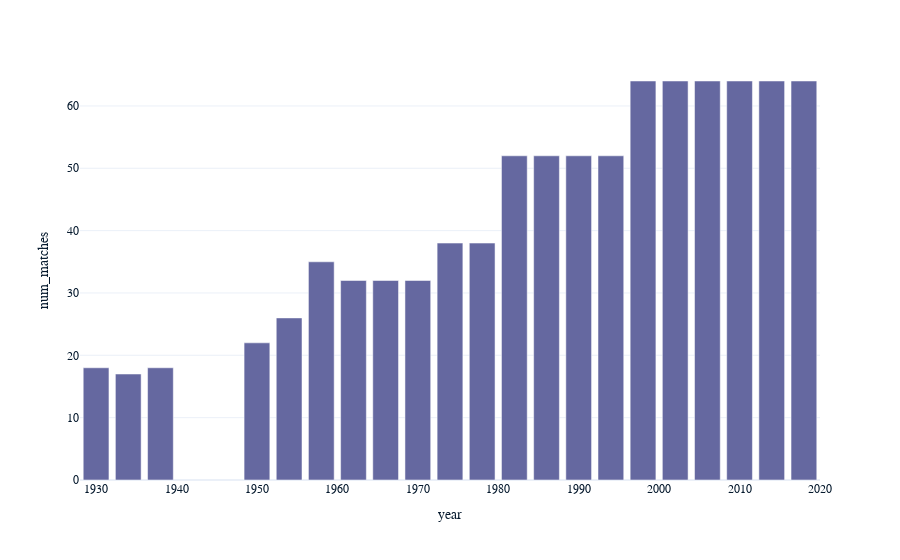

Notebook code cell kept with this figure:
### Markdown cell above
- Using `matches_per_year`, draw a bar plot of `num_matches`. 

The `year` is in the index and will automatically be used for the x-axis.

### Code cell
# Using matches_per_year, draw a bar plot of num_matches
px.bar(matches_per_year, y='num_matches')

### Figure 1 — Plotly figure (JSON) as saved in the notebook; plotly's stock layout.template omitted (floating-point values rounded to 4 significant figures)
{"data": [{"alignmentgroup": "True", "hovertemplate": "year=%{x}<br>num_matches=%{y}<extra></extra>", "legendgroup": "", "marker": {"color": "#6568a0", "pattern": {"shape": ""}}, "name": "", "offsetgroup": "", "orientation": "v", "showlegend": false, "textposition": "auto", "type": "bar", "x": [2018, 2014, 2010, 2006, 2002, 1998, 1982, 1994, 1990, 1986, 1978, 1974, 1958, 1970, 1966, 1962, 1954, 1950, 1938, 1930, 1934], "xaxis": "x", "y": [64, 64, 64, 64, 64, 64, 52, 52, 52, 52, 38, 38, 35, 32, 32, 32, 26, 22, 18, 18, 17], "yaxis": "y"}], "layout": {"barmode": "relative", "legend": {"tracegroupgap": 0}, "margin": {"t": 60}, "xaxis": {"anchor": "y", "domain": [0, 1], "title": {"text": "year"}}, "yaxis": {"anchor": "x", "domain": [0, 1], "title": {"text": "num_matches"}}}}
